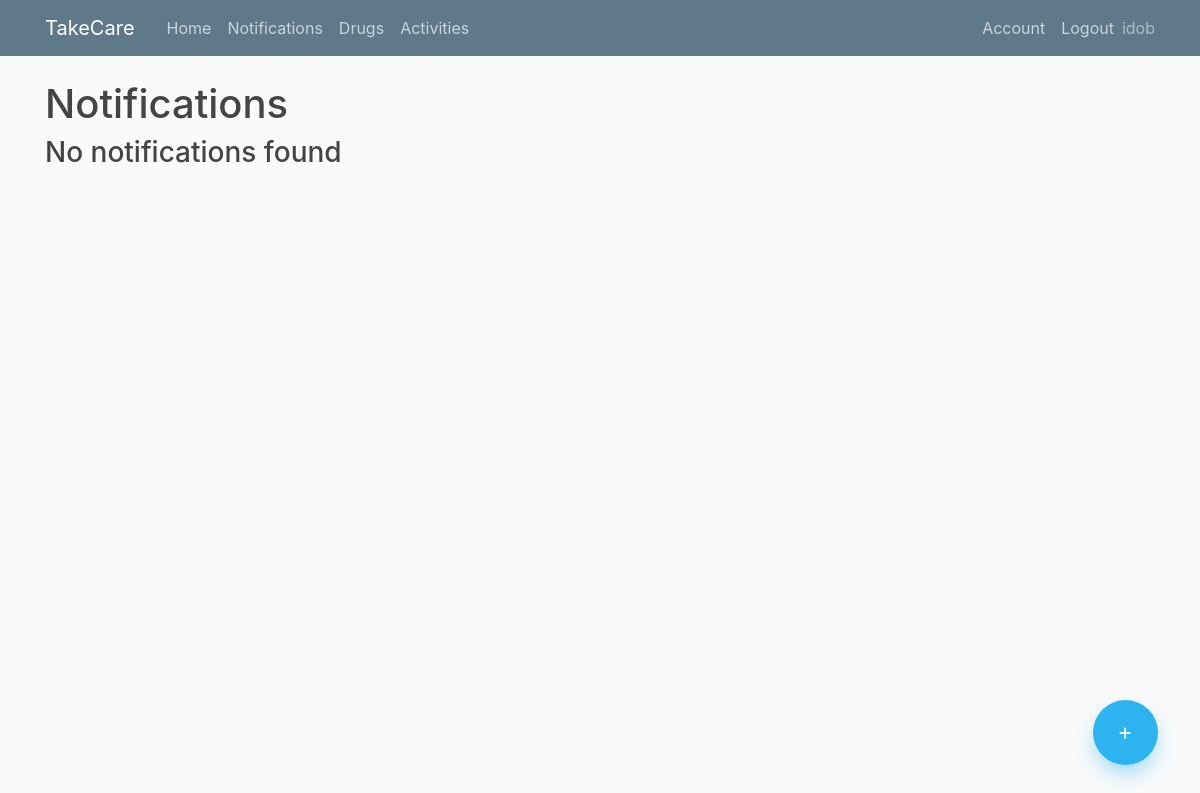
Page /notification (signed in) on the earlier database version.
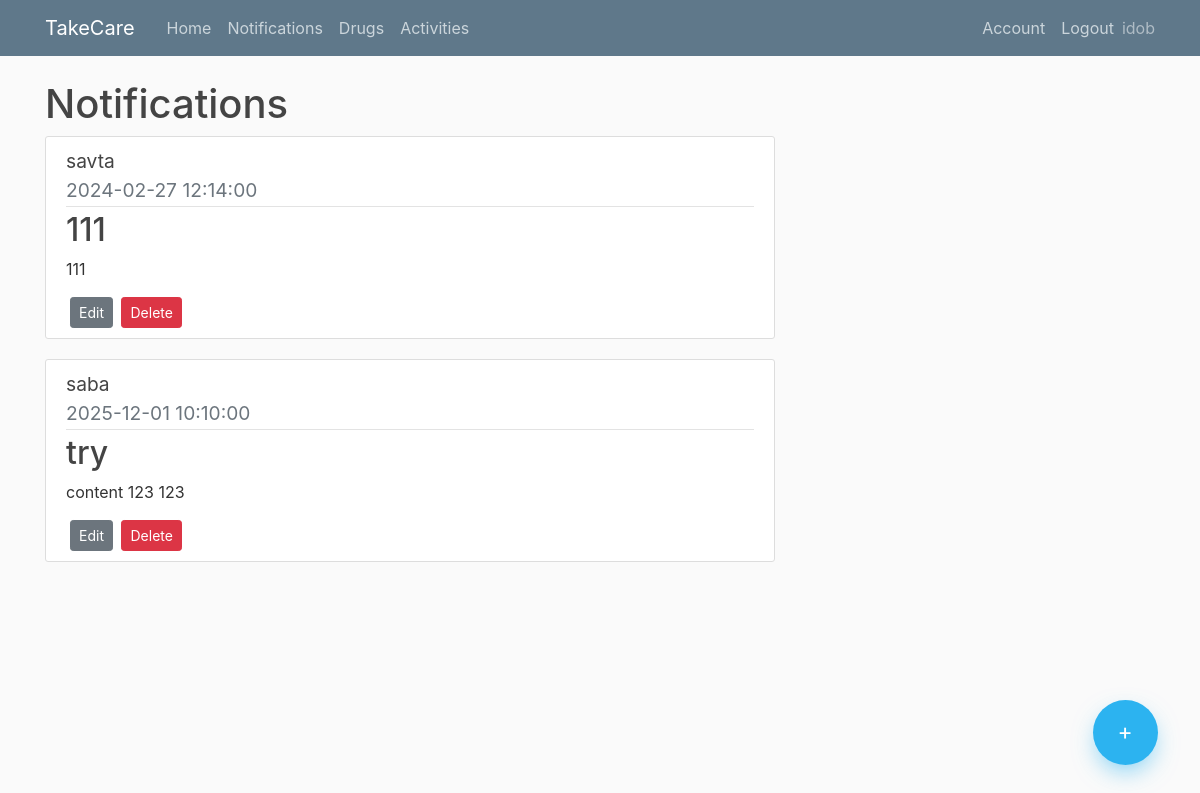
Same page on the later database version.
### app/models.py (models this page shows, shortened)
class Elderlyuser(db.Model, UserMixin):
    id = db.Column(db.Integer, primary_key=True)
    username = db.Column(db.String(20), unique=True,nullable=False)
    password= db.Column(db.String(60),nullable=False)
    user_id = db.Column(db.Integer, db.ForeignKey('user.id'), nullable=False)

class Notification(db.Model):
    id = db.Column(db.Integer, primary_key=True)
    title = db.Column(db.String(150),nullable=False)
    content = db.Column(db.Text,nullable=False)
    date = db.Column(db.Date,nullable=False)
    time = db.Column(db.Time,nullable=False)
    user_id = db.Column(db.Integer, db.ForeignKey('user.id'), nullable=False)
    elderly_user_id = db.Column(db.Integer, db.ForeignKey('elderlyuser.id'), nullable=False)

### app/routes.py (the view)
@app.route("/notification")
@login_required
def notification():
    if current_user.is_authenticated:
        notifications = Notification.query.filter_by(user_id=current_user.id).order_by(Notification.date.asc()).order_by(Notification.time.asc())
        eldelys = Elderlyuser.query.filter_by(user_id=current_user.id)
        eldelys_dict = {i.id: i.username for i in eldelys}
        return render_template("notification.html",notifications=notifications,eldelys_dict=eldelys_dict, title="Notification")
    else:
        return render_template("home.html")

### app/models.py (called while the page is built)
@login_manager.user_loader
def load_user(user_id):
    return User.query.get(int(user_id))

### app/templates/notification.html (shortened to what this page needs)
{% extends "layout.html" %}
{% block content %}
    <h1>Notifications</h1>
    <div class="floating-container">
        <a class="floating-button" href="{{ url_for('add_notification')}}"> +</a>
    </div>
    {% if notifications.count() == 0  %}
        <h3>No notifications found</h3>
    {% else %}
        {% for notification in notifications %}
          <article class="media content-section">
            <div class="media-body">
                <div class="article-title">
                    <big>{{ eldelys_dict[notification.elderly_user_id] }}</big>
                </div>
              <div class="article-metadata">
                <big class="text-muted"> {{ notification.date.strftime('%Y-%m-%d') }}    {{ notification.time }}  </big>
              </div>
              <h2>{{ notification.title }}</h2>
              <p class="article-content">{{ notification.content }}</p>
              <a class="btn btn-secondary btn-sm ml-1" href="{{ url_for('edit_notification' ,notification_id=notification.id ) }}">Edit</a>
              <button type="button" class="btn btn-danger btn-sm ml-1" data-toggle="modal" data-target="#deleteModal{{notification.id}}">
                Delete
              </button>
            </div>
          </article>
        {% endfor %}
    {% endif %}
{% endblock content %}

Differences in the rows shown:
added Notification: date "2024-02-27", time "12:14:00", title "111", content "111"
now on this page (row unchanged): Elderlyuser: username "savta"
added Notification: date "2025-12-01", time "10:10:00", title "try", content "content 123 123"
now on this page (row unchanged): Elderlyuser: username "saba"
Other differences:
text no longer shown: "No notifications found"
